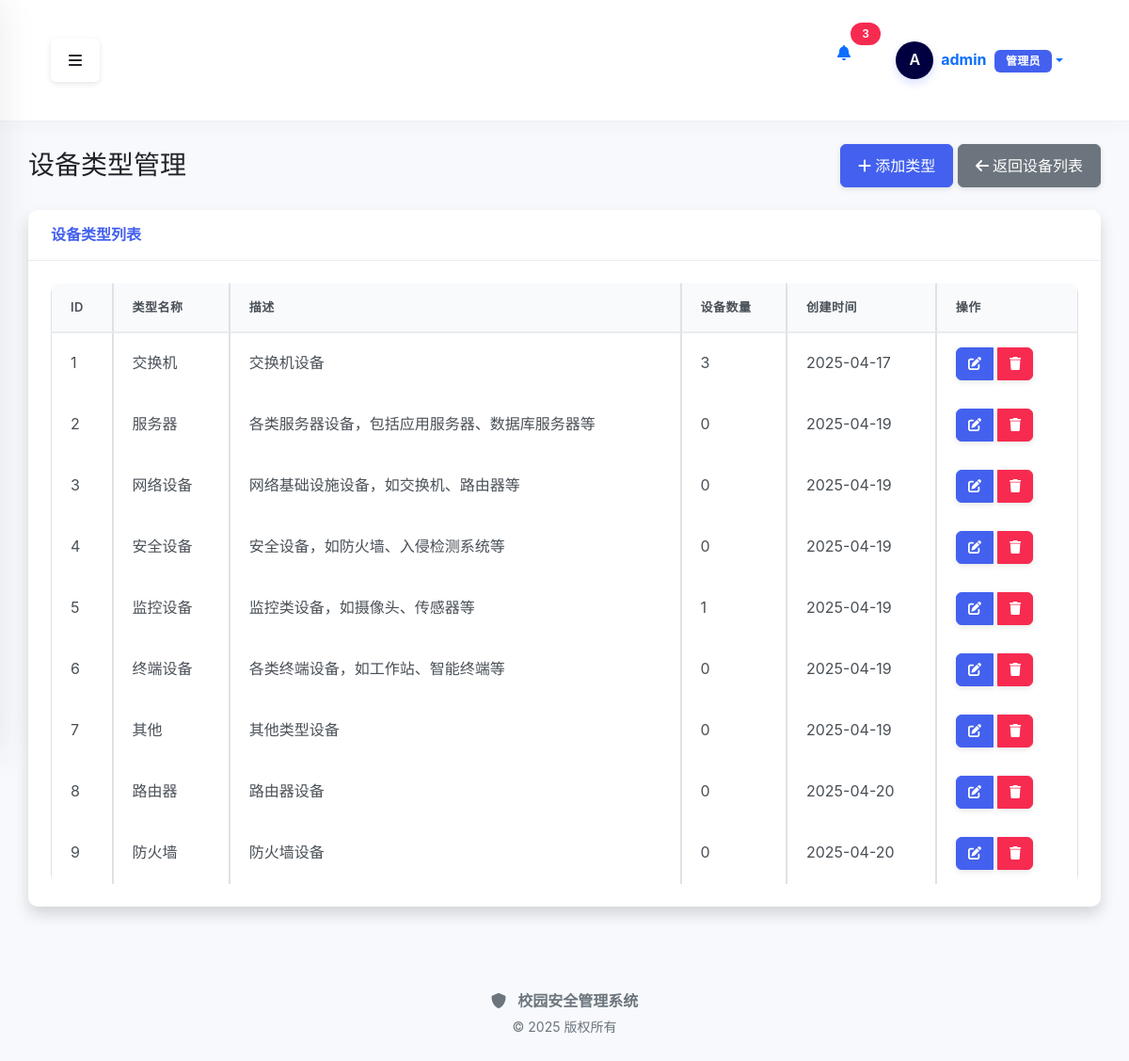
/device/types (signed in), run on the app's committed database.
### src/core/models.py (models this page shows, shortened)
class User(UserMixin, db.Model):
    __tablename__ = 'users'
    id = db.Column(db.Integer, primary_key=True)
    username = db.Column(db.String(64), unique=True, index=True, nullable=False)
    email = db.Column(db.String(120), unique=True, index=True, nullable=False)
    password_hash = db.Column(db.String(128), nullable=False)
    role_id = db.Column(db.Integer, db.ForeignKey('roles.id'))
    is_active = db.Column(db.Boolean, default=True)
    created_at = db.Column(db.DateTime, default=datetime.utcnow)
    updated_at = db.Column(db.DateTime, default=datetime.utcnow, onupdate=datetime.utcnow)
    role = db.relationship('Role', backref='users')
    @property
    def password(self):
        """密码不可读取"""
        raise AttributeError('密码不可读取')

### src/models/device.py (models this page shows, shortened)
class DeviceType(BaseModel):
    __tablename__ = 'device_types'
    id = db.Column(db.Integer, primary_key=True)
    name = db.Column(db.String(50), nullable=False, unique=True)
    description = db.Column(db.String(200))
    devices = db.relationship('Device', backref='type', lazy=True)

### src/modules/device/routes.py (the view)
@device_bp.route('/types')
@login_required
def types():
    device_types = DeviceType.query.all()
    return render_template('device/types.html', device_types=device_types)

### src/modules/policy/__init__.py (called while the page is built)
def init_app(app):
    app.register_blueprint(policy_bp)
    app.register_blueprint(policy_template_bp)
    app.register_blueprint(policy_deploy_bp)
    app.register_blueprint(policy_view_bp)
    global _template_directory_ensured
    if not _template_directory_ensured:
        from src.modules.policy.templates import ensure_template_directory
        ensure_template_directory()
        _template_directory_ensured = True
        app.logger.info("策略模板目录检查完成")
    @app.before_request
    def ensure_scheduler_running():
        from flask import g
        if not hasattr(g, 'scheduler_started'):
            with app.app_context():
                scheduler = get_scheduler()
                if scheduler.enabled and not scheduler.running:
                    scheduler.start()
            g.scheduler_started = True

### src/modules/policy/services/policy_sync_scheduler.py (called while the page is built)
def get_scheduler() -> PolicySyncScheduler:
    global _scheduler_instance
    if _scheduler_instance is None:
        _scheduler_instance = PolicySyncScheduler()
    return _scheduler_instance

### src/modules/device/templates/device/types.html (shortened to what this page needs)
{% extends "base.html" %}
{% block content %}
<div class="container-fluid">
    <div class="d-flex justify-content-between align-items-center mb-4">
        <h1 class="h3 mb-0 text-gray-800">设备类型管理</h1>
        <div>
            <a href="{{ url_for('device.add_type') }}" class="btn btn-primary">
                <i class="fas fa-plus"></i> 添加类型
            </a>
            <a href="{{ url_for('device.index') }}" class="btn btn-secondary ml-2">
                <i class="fas fa-arrow-left"></i> 返回设备列表
            </a>
        </div>
    </div>
    <div class="card shadow mb-4">
        <div class="card-header py-3">
            <h6 class="m-0 font-weight-bold text-primary">设备类型列表</h6>
        </div>
        <div class="card-body">
            <div class="table-responsive">
                <table class="table table-bordered" id="dataTable" width="100%" cellspacing="0">
                    <thead>
                        <tr>
                            <th>ID</th>
                            <th>类型名称</th>
                            <th>描述</th>
                            <th>设备数量</th>
                            <th>创建时间</th>
                            <th>操作</th>
                        </tr>
                    </thead>
                    <tbody>
                        {% if device_types %}
                            {% for type in device_types %}
                            <tr>
                                <td>{{ type.id }}</td>
                                <td>{{ type.name }}</td>
                                <td>{{ type.description or '-' }}</td>
                                <td>{{ type.devices|length }}</td>
                                <td>{{ type.created_at.strftime('%Y-%m-%d') }}</td>
                                <td>
                                    <div class="btn-group">
                                        <a href="{{ url_for('device.edit_type', type_id=type.id) }}"
                                           class="btn btn-primary btn-sm" title="编辑">
                                            <i class="fas fa-edit"></i>
                                        </a>
                                        <button type="button" class="btn btn-danger btn-sm"
                                                onclick="confirmDelete('{{ type.id }}', '{{ type.name }}', {{ type.devices|length }})"
                                                title="删除">
                                            <i class="fas fa-trash"></i>
                                        </button>
                                    </div>
                                </td>
                            </tr>
                            {% endfor %}
                        {% else %}
                            <tr>
                                <td colspan="6" class="text-center">尚未添加任何设备类型</td>
                            </tr>
                        {% endif %}
                    </tbody>
                </table>
            </div>
        </div>
    </div>
</div>
{% endblock %}

### src/templates/base.html (shortened to what this page needs)
<!DOCTYPE html>
<html lang="zh-CN">
<head>
    <link href="https://cdn.jsdelivr.net/npm/bootstrap@5.1.3/dist/css/bootstrap.min.css" rel="stylesheet">
    <link rel="stylesheet" href="https://cdnjs.cloudflare.com/ajax/libs/font-awesome/6.0.0/css/all.min.css">
    <link rel="stylesheet" href="{{ url_for('static', filename='css/style.css') }}?v={{ range(1, 10000) | random }}">
</head>
<body>
    <div class="d-flex" id="wrapper">
        <div id="page-content-wrapper">
            <nav class="navbar navbar-expand-lg navbar-light top-navbar">
                <div class="container-fluid">
                    <button class="btn" id="menu-toggle" aria-label="切换侧边栏">
                        <i class="fas fa-bars"></i>
                    </button>
                    <div class="d-flex ms-auto">
                        {% if current_user.is_authenticated %}
                        <div class="nav-item dropdown me-3">
                            <a class="nav-link position-relative" href="#" id="notificationsDropdown" role="button" data-bs-toggle="dropdown" aria-expanded="false">
                                <i class="fas fa-bell"></i>
                                <span class="position-absolute top-0 start-100 translate-middle badge rounded-pill bg-danger">
                                    3
                                </span>
                            </a>
                        </div>
                        <div class="nav-item dropdown user-dropdown">
                            <a class="nav-link dropdown-toggle d-flex align-items-center" href="#" id="navbarDropdown" role="button" data-bs-toggle="dropdown" aria-expanded="false">
                                <div class="user-avatar-container me-2">
                                    <div class="user-avatar-circle">
                                        <span class="avatar-text">{{ current_user.username[0]|upper }}</span>
                                    </div>
                                </div>
                                <div class="user-info d-none d-md-block">
                                    <span class="fw-bold">{{ current_user.username }}</span>
                                    <span class="badge bg-primary ms-1">{{ current_user.role or ('管理员' if current_user.is_admin else '用户') }}</span>
                                </div>
                            </a>
                        </div>
                        {% else %}
                        <div class="nav-item">
                            <a class="btn btn-primary btn-sm" href="{{ url_for('auth.login') }}">
                                <i class="fas fa-sign-in-alt me-1"></i>登录
                            </a>
                        </div>
                        {% endif %}
                    </div>
                </div>
            </nav>
            <div class="content-container">
                {% block content %}{% endblock %}
            </div>
            <footer class="footer mt-auto py-3">
                <div class="container-fluid text-center text-muted">
                    <div class="footer-brand mb-1">
                        <i class="fas fa-shield-alt me-2"></i>
                        <span class="fw-bold">校园安全管理系统</span>
                    </div>
                    <p class="small mb-0">© 2025 版权所有</p>
                </div>
            </footer>
        </div>
    </div>
</body>
</html>

### static/css/style.css (style rules this page uses)
:root { --primary: #4361ee; --primary-light: #4895ef; --primary-dark: #3f37c9; --secondary: #4cc9f0; --success: #0bb885; --info: #2196f3; --warning: #f59e0b; --danger: #f72b50; --light: #f8f9fa; --dark: #2d3748; --gray-100: #f8f9fa; --gray-200: #e9ecef; --gray-300: #dee2e6; --gray-400: #ced4da; --gray-500: #adb5bd; --gray-600: #6c757d; --gray-700: #495057; --gray-800: #343a40; --gray-900: #212529; --border-radius: 10px; --box-shadow: 0 0.125rem 0.25rem rgba(0, 0, 0, 0.075); --box-shadow-sm: 0 0.0625rem 0.125rem rgba(0, 0, 0, 0.05); --box-shadow-lg: 0 0.5rem 1.5rem rgba(0, 0, 0, 0.1); --transition: all 0.2s ease-in-out; }
body { font-family: 'PingFang SC', 'Microsoft YaHei', 'Noto Sans SC', -apple-system, BlinkMacSystemFont, 'Segoe UI', Roboto, 'Helvetica Neue', Arial, sans-serif; background-color: #f7f9fc; color: var(--gray-800); overflow-x: hidden; line-height: 1.6; min-height: 100vh; margin: 0; padding: 0; }
#wrapper { display: flex; width: 100%; align-items: stretch; min-height: 100vh; position: relative; }
#page-content-wrapper { flex: 1; width: 100%; overflow-x: hidden; transition: var(--transition); }
.container-fluid { width: 100%; padding: 24px 30px; }
h1, h2, h3, h4, h5, h6 { color: var(--gray-900); font-weight: 600; line-height: 1.3; }
h1 { font-size: 2rem; }
h6 { font-size: 1rem; }
a { color: var(--primary); text-decoration: none; transition: var(--transition); }
.card { border-radius: var(--border-radius); box-shadow: 0 5px 20px rgba(0, 0, 0, 0.05); margin-bottom: 24px; border: none; transition: var(--transition); background-color: #fff; overflow: hidden; }
.card-header { font-weight: 600; background-color: #fff; border-bottom: 1px solid var(--gray-200); padding: 18px 24px; border-top-left-radius: var(--border-radius) !important; border-top-right-radius: var(--border-radius) !important; display: flex; align-items: center; }
.card-body { padding: 24px; }
.btn { font-weight: 500; padding: 10px 18px; border-radius: 6px; transition: var(--transition); box-shadow: 0 2px 6px rgba(0, 0, 0, 0.1); position: relative; overflow: hidden; }
.btn::after { content: ''; position: absolute; top: 50%; left: 50%; width: 5px; height: 5px; background: rgba(255, 255, 255, 0.2); opacity: 0; border-radius: 100%; transform: translate(-50%, -50%) scale(1); transition: all 0.5s; }
.btn-sm { padding: 6px 12px; font-size: 0.875rem; }
.btn-group .btn { margin-right: 5px; border-radius: 6px; }
.btn-primary { background-color: var(--primary); border-color: var(--primary); }
.btn-danger { background-color: var(--danger); border-color: var(--danger); }
.table { width: 100%; margin-bottom: 0; color: var(--gray-800); border-collapse: separate; border-spacing: 0; }
.table thead th { background-color: #f8fafc; color: var(--gray-700); font-weight: 600; padding: 15px 20px; text-align: left; border-bottom: 2px solid var(--gray-200); white-space: nowrap; font-size: 13px; letter-spacing: 0.5px; text-transform: uppercase; }
.table tbody tr { transition: var(--transition); border-bottom: 1px solid var(--gray-200); }
.table tbody tr:last-child { border-bottom: none; }
.table tbody td { padding: 15px 20px; vertical-align: middle; color: var(--gray-700); }
.table-responsive { overflow-x: auto; -webkit-overflow-scrolling: touch; border-radius: var(--border-radius); }
.badge { font-weight: 600; padding: 6px 12px; border-radius: 6px; letter-spacing: 0.3px; font-size: 12px; }
.badge.bg-primary { background-color: var(--primary) !important; }
.badge.bg-danger { background-color: var(--danger) !important; }
.top-navbar { background-color: #fff; box-shadow: 0 4px 20px rgba(0, 0, 0, 0.03); padding: 12px 24px; border-bottom: 1px solid #edf2f9; position: sticky; top: 0; z-index: 9; }
.user-avatar-container { position: relative; }
.user-avatar-circle { width: 40px; height: 40px; border-radius: 50%; display: flex; align-items: center; justify-content: center; background-color: var(--primary); box-shadow: 0 4px 10px rgba(67, 97, 238, 0.2); }
.avatar-text, .avatar-text-sm { color: white; font-weight: 600; }
.text-primary { color: var(--primary) !important; }

### data on the page
User: username "A", username "admin", role+is_admin "管理员"
DeviceType: id "1", name "交换机", description "交换机设备", devices|length "3", created_at "2025-04-17"
DeviceType: id "2", name "服务器", description "各类服务器设备，包括应用服务器、数据库服务器等", devices|length "0", created_at "2025-04-19"
DeviceType: id "3", name "网络设备", description "网络基础设施设备，如交换机、路由器等", devices|length "0", created_at "2025-04-19"
DeviceType: id "4", name "安全设备", description "安全设备，如防火墙、入侵检测系统等", devices|length "0", created_at "2025-04-19"
DeviceType: id "5", name "监控设备", description "监控类设备，如摄像头、传感器等", devices|length "1", created_at "2025-04-19"
DeviceType: id "6", name "终端设备", description "各类终端设备，如工作站、智能终端等", devices|length "0", created_at "2025-04-19"
DeviceType: id "7", name "其他", description "其他类型设备", devices|length "0", created_at "2025-04-19"
DeviceType: id "8", name "路由器", description "路由器设备", devices|length "0", created_at "2025-04-20"
DeviceType: id "9", name "防火墙", description "防火墙设备", devices|length "0", created_at "2025-04-20"
